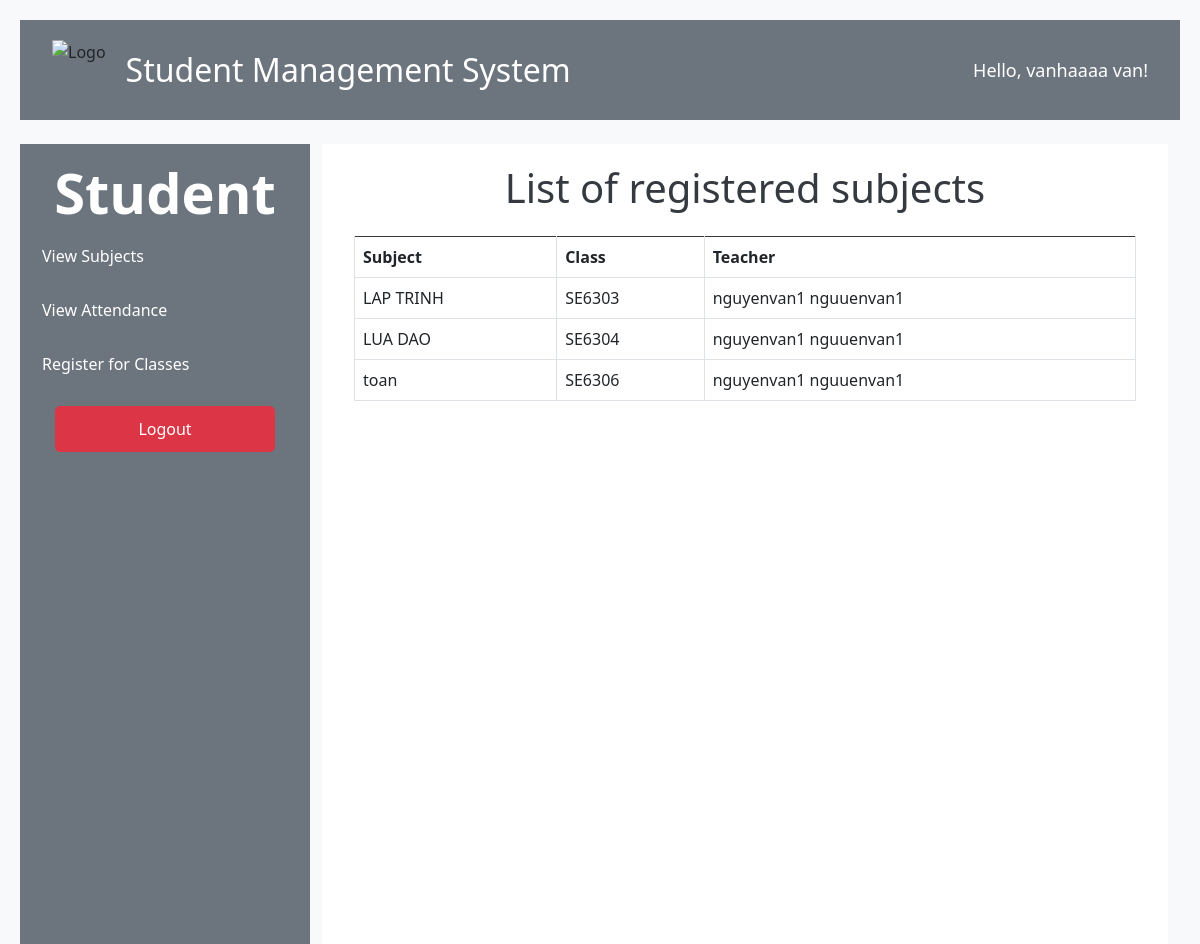
The page /index.php?page=view_subjects (signed in) on the database its author committed.
### tables this page shows
CREATE TABLE `Users` (
  `UserID` int(11) NOT NULL,
  `Username` varchar(50) NOT NULL,
  `Password` varchar(255) NOT NULL,
  `FirstName` varchar(50) DEFAULT 'Unknown',
  `LastName` varchar(50) DEFAULT 'Unknown',
  `Email` varchar(100) NOT NULL,
  `Phone` varchar(15) DEFAULT NULL,
  `RoleID` int(11) NOT NULL,
  `CreatedAt` timestamp NOT NULL DEFAULT current_timestamp()
);

CREATE TABLE `Subjects` (
  `SubjectID` int(11) NOT NULL,
  `SubjectName` varchar(100) NOT NULL,
  `TeacherID` int(11) DEFAULT NULL
);

CREATE TABLE `Classes` (
  `ClassID` int(11) NOT NULL,
  `ClassName` varchar(50) NOT NULL
);

### student_subjects.php (the view, shortened to what this page needs)
<?php
$servername = "localhost";
$username = "root";
$password = "";
$database = "StudentManagement";
$conn = new mysqli($servername, $username, $password, $database);
$userId = 39;
$sql = "
    SELECT
        sub.SubjectName,
        c.ClassName,
        CONCAT(u.FirstName, ' ', u.LastName) AS TeacherName
    FROM ClassStudents cs
    INNER JOIN Classes c ON cs.ClassID = c.ClassID
    INNER JOIN Subjects sub ON c.ClassID = sub.SubjectID
    LEFT JOIN Users u ON sub.TeacherID = u.UserID
    WHERE cs.UserID = $userId
    ORDER BY c.ClassName, sub.SubjectName
";
$result = $conn->query($sql);
?>
<!DOCTYPE html>
<html lang="en">
<head>
    <link href="https://cdn.jsdelivr.net/npm/bootstrap@5.3.0-alpha1/dist/css/bootstrap.min.css" rel="stylesheet">
</head>
<body>
    <div class="container">
        <h1 class="text-center mb-4">List of registered subjects</h1>
        <?php if ($result && $result->num_rows > 0) { ?>
            <table class="table table-bordered table-hover">
                <thead class="table-dark">
                    <tr>
                        <thead style="background-color: black; color: white;">
                        <th>Subject</th>
                        <th>Class</th>
                        <th>Teacher</th>
                    </tr>
                </thead>
                <tbody>
                    <?php while ($row = $result->fetch_assoc()) { ?>
                        <tr>
                            <td><?php echo $row['SubjectName']; ?></td>
                            <td><?php echo $row['ClassName']; ?></td>
                            <td><?php echo $row['TeacherName']; ?></td>
                        </tr>
                    <?php } ?>
                </tbody>
            </table>
        <?php } else { ?>
            <p class="text-center text-danger">No subjects found.</p>
        <?php } ?>
    </div>
</body>
</html>

### index.php (shortened to what this page needs)
<?php
include 'db_connection.php';
try {
    $userID = $_SESSION['UserID'];
    $stmt = $conn->prepare("SELECT FirstName, LastName FROM Users WHERE UserID = :userID");
    $stmt->bindParam(':userID', $userID, PDO::PARAM_INT);
    $stmt->execute();
    $user = $stmt->fetch(PDO::FETCH_ASSOC);
    if ($user) {
        $username = $user['FirstName'] . ' ' . $user['LastName'];
    } else {
        $username = 'Guest';
    }
} catch (PDOException $e) {
    echo "Error: " . $e->getMessage();
    exit;
}
$roleID = $_SESSION['RoleID'];
?>
<!DOCTYPE html>
<html lang="en">
<head>
    <link href="https://cdn.jsdelivr.net/npm/bootstrap@5.3.0-alpha3/dist/css/bootstrap.min.css" rel="stylesheet">
</head>
<body>
    <nav class="navbar navbar-dark" style="background-color: #6c757d; padding: 20px;">
        <div class="container-fluid d-flex align-items-center justify-content-between">
            <div class="d-flex align-items-center">
                <img src="https://encrypted-tbn0.gstatic.com/images?q=tbn:ANd9GcS4K-tjpKQ_HjUjmO_g2VBQqIfvzd59QHPHSg&s" alt="Logo" style="height: 60px; margin-right: 20px;">
                <span style="font-size: 32px; color: white;">Student Management System</span>
            </div>
            <div class="text-white" style="font-size: 18px; margin-left: auto;">
                Hello, <?= htmlspecialchars($username); ?>!
            </div>
        </div>
    </nav>
    <div class="container-fluid mt-4">
        <div class="row">
            <div class="col-md-3 sidebar">
                <?php if ($roleID == 1): ?>
                    <h4 class="text-white" style="text-align: center; font-weight: bold; font-size: 3.5em;">Admin</h4>
                    <a href="?page=manage_users">Manage Users</a>
                    <a href="?page=manage_classes">Manage Classes</a>
                    <a href="?page=manage_subjects">Manage Subjects</a>
                    <a href="?page=manage_sessions">Manage Session</a>
                    <a href="?page=manage_attendance">Manage Attendance</a>
                <?php elseif ($roleID == 3): ?>
                    <h4 class="text-white" style="text-align: center; font-weight: bold; font-size: 3.5em;">Student</h4>
                    <a href="?page=view_subjects">View Subjects</a>
                    <a href="?page=view_attendance">View Attendance</a>
                    <a href="?page=register_classes">Register for Classes</a>
                <?php endif; ?>
                <div class="logout">
                    <a href="logout.php" class="btn btn-danger">Logout</a>
                </div>
            </div>
            <div class="col-md-9">
                <div class="content">
                    <?php
                    if (isset($_GET['page'])) {
                        $page = $_GET['page'];
                        if ($roleID == 1) {
                            if ($page == 'manage_users') {
                                include 'admin_users.php';
                            } elseif ($page == 'manage_classes') {
                                include 'admin_classes.php';
                            } elseif ($page == 'manage_subjects') {
                                include 'admin_subjects.php';
                            } elseif ($page == 'manage_sessions') {
                                include 'admin_sessions.php';
                            } elseif ($page == 'manage_attendance') {
                                include 'admin_attendance.php';
                            }
                        } elseif ($roleID == 3) {
                            if ($page == 'view_subjects') {
                                include 'student_subjects.php';
                            } elseif ($page == 'view_attendance') {
                                include 'student_attendance.php';
                            } elseif ($page == 'register_classes') {
                                include 'student_register_classes.php';
                            }
                        } else {
                            echo "<h5 class='text-danger'>Access Denied!</h5>";
                        }
                    }
                    ?>
                </div>
            </div>
        </div>
    </div>
</body>
</html>

### index.php (style rules this page uses)
body { margin: 0; padding: 0; background-color: #f4f7fc; height: 100vh; overflow-x: hidden; }
.navbar { background-color: #343a40; padding: 10px; }
.sidebar { height: 100vh; background-color: #6c757d; padding: 15px; margin: 0; }
.sidebar a { color: white; text-decoration: none; display: block; margin-bottom: 10px; padding: 10px; border-radius: 5px; transition: background-color 0.3s; }
.content { padding: 20px; background-color: white; border-radius: 0px; box-shadow: none; margin: 0; height: 100vh; overflow-y: auto; }
.logout { text-align: center; margin-top: 20px; }
.logout a { padding: 10px 20px; font-size: 16px; width: 220px; text-align: center; display: inline-block; }
.container-fluid { padding: 0; }

### student_subjects.php (style rules this page uses)
body { padding: 20px; background-color: #f8f9fa; }
table { background-color: #ffffff; border-radius: 5px; }
h1 { color: #343a40; }

### rows shown on the page
users: username "vanhaaaa van"
subjects: SubjectName "LAP TRINH", classes.ClassName "SE6303", TeacherName "nguyenvan1 nguuenvan1"
subjects: SubjectName "LUA DAO", classes.ClassName "SE6304", TeacherName "nguyenvan1 nguuenvan1"
subjects: SubjectName "toan", classes.ClassName "SE6306", TeacherName "nguyenvan1 nguuenvan1"
